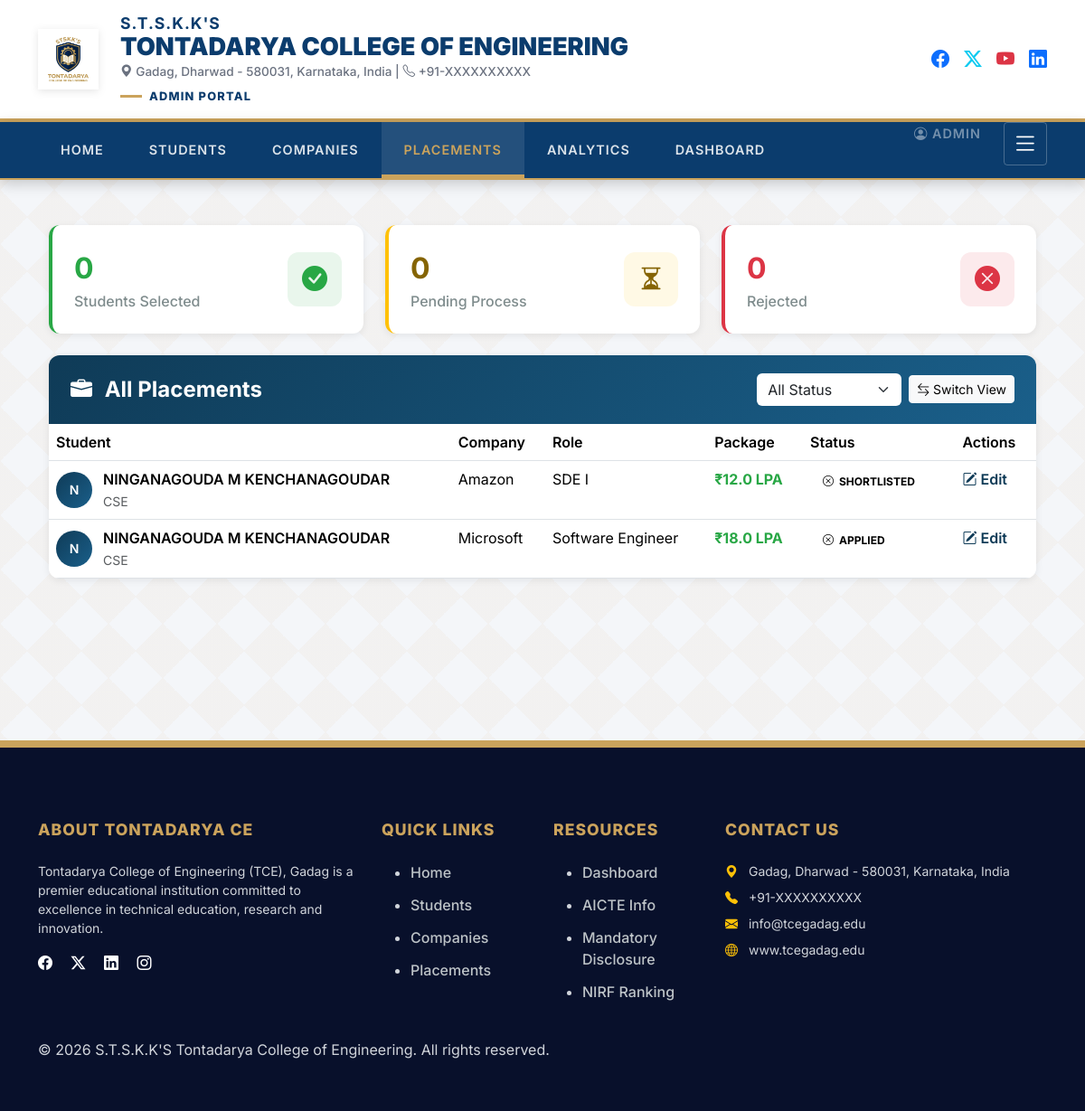
/placements/ (signed in), run on the app's committed database.
### core/models.py (models this page shows, shortened)
class Placement(models.Model):
    STATUS_CHOICES = [
        ('APPLIED', 'Applied'),
        ('SHORTLISTED', 'Shortlisted'),
        ('REJECTED', 'Rejected'),
        ('SELECTED', 'Selected'),
        ('PENDING', 'Pending'),
    ]
    student = models.ForeignKey(
        Student,
        on_delete=models.CASCADE,
        related_name='placements',
        db_index=True
    )
    company = models.ForeignKey(
        Company,
        on_delete=models.CASCADE,
        related_name='placements',
        db_index=True
    )
    status = models.CharField(
        max_length=20,
        choices=STATUS_CHOICES,
        default='PENDING',
        db_index=True
    )
    interview_round = models.CharField(
        max_length=100,
        blank=True,
        null=True,
        help_text='Interview round or stage name (e.g. Technical, HR, Final).'
    )
    feedback = models.TextField(
        blank=True,
        null=True,
        help_text='Interviewer feedback for this placement activity.'
    )
    hr_remarks = models.TextField(
        blank=True,
        null=True,
        help_text='HR remarks for the candidate after the interview.'
    )
    interview_date = models.DateField(null=True, blank=True)
    interview_time = models.TimeField(null=True, blank=True)
    offer_letter = models.FileField(
        upload_to='offer_letters/%Y/%m/',
        blank=True,
        null=True,
        validators=[FileExtensionValidator(allowed_extensions=['pdf', 'doc', 'docx'])]
    )
    created_at = models.DateTimeField(default=timezone.now)
    updated_at = models.DateTimeField(auto_now=True)
    notes = models.TextField(blank=True, null=True)
    class Meta:
        unique_together = ('student', 'company')
        ordering = ['-created_at']
        indexes = [
            models.Index(fields=['status', 'created_at']),
            models.Index(fields=['company', 'status']),
        ]

class Student(models.Model):
    name = models.CharField(max_length=100)
    email = models.EmailField(unique=True, db_index=True)
    branch = models.CharField(max_length=50, db_index=True)
    cgpa = models.FloatField(
        default=0,
        validators=[MinValueValidator(0.0), MaxValueValidator(10.0)],
        db_index=True
    )
    resume = models.FileField(
        upload_to='resumes/%Y/%m/',
        null=True,
        blank=True,
        validators=[FileExtensionValidator(allowed_extensions=['pdf', 'doc', 'docx'])]
    )
    phone = models.CharField(max_length=15, blank=True, null=True)
    usn = models.CharField(max_length=50, blank=True, null=True, unique=True, db_index=True)
    password = models.CharField(max_length=128, blank=True, help_text='Hashed student login password; initially set from the USN.')
    linkedin = models.URLField(blank=True, null=True, help_text="LinkedIn profile URL")
    github = models.URLField(blank=True, null=True, help_text="GitHub profile URL")
    leetcode = models.URLField(blank=True, null=True, help_text="LeetCode profile URL")
    hackerrank = models.URLField(blank=True, null=True, help_text="HackerRank profile URL")
    headline = models.CharField(max_length=255, blank=True, null=True, help_text="Professional headline (e.g. Aspiring Software Engineer)")
    profile_picture = models.ImageField(
        upload_to='profiles/%Y/%m/',
        null=True,
        blank=True,
        validators=[FileExtensionValidator(allowed_extensions=['jpg', 'jpeg', 'png'])]
    )
    skills = models.TextField(
        blank=True,
        help_text="Comma-separated skills (e.g. python, sql, dsa)"
    )
    aptitude_score = models.FloatField(
        default=0.0,
        validators=[MinValueValidator(0.0), MaxValueValidator(100.0)],
        help_text="Aptitude score as a percentage"
    )
    technical_score = models.FloatField(
        default=0.0,
        validators=[MinValueValidator(0.0), MaxValueValidator(100.0)],
        help_text="Technical score as a percentage"
    )
    communication_score = models.FloatField(
        default=0.0,
        validators=[MinValueValidator(0.0), MaxValueValidator(100.0)],
        help_text="Communication score as a percentage"
    )
    overall_readiness_score = models.FloatField(
        default=0.0,
        validators=[MinValueValidator(0.0), MaxValueValidator(100.0)],
        help_text="Overall readiness score (average of aptitude, technical and communication)"
    )
    bio = models.TextField(blank=True, null=True)
    created_at = models.DateTimeField(default=timezone.now)
    updated_at = models.DateTimeField(auto_now=True)
    class Meta:
        ordering = ['-cgpa', 'name']
        indexes = [
            models.Index(fields=['branch', 'cgpa']),
        ]

class Company(models.Model):
    name = models.CharField(max_length=100, db_index=True)
    location = models.CharField(max_length=100, default="Bangalore")
    package = models.FloatField(
        default=5.0,
        validators=[MinValueValidator(0.0)],
        db_index=True
    )
    role = models.CharField(max_length=100, default="Software Engineer")
    eligibility = models.TextField(
        blank=True,
        null=True,
        help_text="Text description of eligibility criteria for applicants."
    )
    required_skills = models.TextField(
        blank=True,
        help_text="Comma-separated required skills"
    )
    interview_process = models.TextField(
        blank=True,
        null=True,
        help_text="Description of the interview process"
    )
    hiring_year = models.PositiveIntegerField(
        blank=True,
        null=True,
        validators=[MinValueValidator(2000), MaxValueValidator(2100)],
        db_index=True
    )
    application_deadline = models.DateField(
        blank=True,
        null=True,
        help_text="Last date for students to apply"
    )
    min_cgpa = models.FloatField(
        validators=[MinValueValidator(0.0), MaxValueValidator(10.0)],
        db_index=True
    )
    branch = models.CharField(max_length=50, db_index=True)
    description = models.TextField(blank=True, null=True)
    hr_contact_name = models.CharField(max_length=100, blank=True, null=True, help_text='HR contact person name')
    hr_email = models.EmailField(blank=True, null=True, db_index=True, help_text='HR email used for company login')
    hr_password = models.CharField(max_length=128, blank=True, help_text='Hashed HR password for company login')
    is_featured = models.BooleanField(default=False)
    created_at = models.DateTimeField(default=timezone.now)
    class Meta:
        ordering = ['-package', 'name']
        indexes = [
            models.Index(fields=['min_cgpa', 'branch']),
        ]

### core/views.py (the view)
# urls.py: path('placements/', views.placement_dashboard, name='placements'),
@role_required(['admin', 'student'])
def placement_dashboard(request):
    status = request.GET.get('status')
    base_queryset = Placement.objects.select_related('student', 'company')
    if status:
        placements = base_queryset.filter(status=status)
    else:
        placements = base_queryset.all()
    stats = Placement.objects.aggregate(
        selected_count=Count(Case(When(status='SELECTED', then=1), output_field=IntegerField())),
        rejected_count=Count(Case(When(status='REJECTED', then=1), output_field=IntegerField())),
        pending_count=Count(Case(When(status='PENDING', then=1), output_field=IntegerField())),
    )
    paginator = Paginator(placements, 25)
    page_number = request.GET.get('page')
    page_obj = paginator.get_page(page_number)
    context = {
        'placements': page_obj,
        'page_obj': page_obj,
        **stats,
        'current_status': status,
    }
    return render(request, 'core/dashboard_placements.html', context)

### core/templates/core/dashboard_placements.html (shortened to what this page needs)
{% extends "core/base.html" %}
{% block content %}
<div class="container-fluid">
    <div class="row g-4 mb-4">
        <div class="col-md-4">
            <div class="status-card selected">
                <div class="d-flex justify-content-between align-items-center">
                    <div>
                        <div class="stat-value" style="color: #28a745; font-size: 32px; font-weight: 700;">
                            {{ selected_count }}
                        </div>
                        <div class="stat-label" style="color: #7f8c8d; font-weight: 500;">Students Selected</div>
                    </div>
                    <div class="status-icon selected">
                        <i class="bi bi-check-circle-fill"></i>
                    </div>
                </div>
            </div>
        </div>
        <div class="col-md-4">
            <div class="status-card pending">
                <div class="d-flex justify-content-between align-items-center">
                    <div>
                        <div class="stat-value" style="color: #856404; font-size: 32px; font-weight: 700;">
                            {{ pending_count }}
                        </div>
                        <div class="stat-label" style="color: #7f8c8d; font-weight: 500;">Pending Process</div>
                    </div>
                    <div class="status-icon pending">
                        <i class="bi bi-hourglass-split"></i>
                    </div>
                </div>
            </div>
        </div>
        <div class="col-md-4">
            <div class="status-card rejected">
                <div class="d-flex justify-content-between align-items-center">
                    <div>
                        <div class="stat-value" style="color: #dc3545; font-size: 32px; font-weight: 700;">
                            {{ rejected_count }}
                        </div>
                        <div class="stat-label" style="color: #7f8c8d; font-weight: 500;">Rejected</div>
                    </div>
                    <div class="status-icon rejected">
                        <i class="bi bi-x-circle-fill"></i>
                    </div>
                </div>
            </div>
        </div>
    </div>
    <div class="placement-table">
        <div class="table-header">
            <h4 class="mb-0 fw-bold">
                <i class="bi bi-briefcase-fill me-2"></i>
                All Placements
            </h4>
            <div class="d-flex gap-2 align-items-center">
                <select class="form-select" id="statusFilter" style="width: 160px; border: none;">
                    <option value="">All Status</option>
                </select>
                <a href="{% url 'placements' %}" class="btn btn-light btn-sm">
                    <i class="bi bi-arrow-left-right"></i> Switch View
                </a>
            </div>
        </div>
        <div class="table-responsive">
            <table class="table table-hover mb-0">
                <thead style="background: #f8f9fa;">
                    <tr>
                        <th class="fw-semibold">Student</th>
                        <th class="fw-semibold">Company</th>
                        <th class="fw-semibold">Role</th>
                        <th class="fw-semibold">Package</th>
                        <th class="fw-semibold">Status</th>
                        <th class="fw-semibold">Actions</th>
                    </tr>
                </thead>
                <tbody>
                    {% for placement in placements %}
                    <tr class="placement-row" data-status="{{ placement.status|lower }}">
                        <td>
                            <div class="student-cell">
                                <div class="student-avatar">
                                    {{ placement.student.name|slice:":1"|upper }}
                                </div>
                                <div>
                                    <div class="fw-semibold">{{ placement.student.name }}</div>
                                    <small class="text-muted">{{ placement.student.branch }}</small>
                                </div>
                            </div>
                        </td>
                        <td>{{ placement.company.name }}</td>
                        <td>{{ placement.company.role }}</td>
                        <td>
                            <span class="fw-bold" style="color: #28a745;">
                                ₹{{ placement.company.package }} LPA
                            </span>
                        </td>
                        <td>
                            <span class="status-badge {{ placement.status|lower }}">
                                {% if placement.status == 'SELECTED' %}
                                    <i class="bi bi-check-circle"></i>
                                {% elif placement.status == 'PENDING' %}
                                    <i class="bi bi-hourglass"></i>
                                {% else %}
                                    <i class="bi bi-x-circle"></i>
                                {% endif %}
                                {{ placement.status }}
                            </span>
                        </td>
                        <td class="action-links">
                            <a href="{% url 'update_placement' placement.id %}">
                                <i class="bi bi-pencil-square"></i> Edit
                            </a>
                        </td>
                    </tr>
                    {% endfor %}
                </tbody>
            </table>
        </div>
    </div>
</div>
{% endblock %}

### core/templates/core/base.html (style rules this page uses)
:root { --rv-navy: #0b3c6d; --rv-gold: #CBA35C; --rv-dark-navy: #08102B; --text-dark: #1f2937; --text-light: #6b7280; --bg-light: #f4f6f9; }
body { font-family: 'Inter', sans-serif; background-color: var(--bg-light); background-image: linear-gradient(45deg, rgba(203, 163, 92, 0.05) 25%, transparent 25%, transparent 75%, rgba(203, 163, 92, 0.05) 75%, rgba(203, 163, 92, 0.05)), linear-gradient(-45deg, rgba(203, 163, 92, 0.05) 25%, transparent 25%, transparent 75%, rgba(203, 163, 92, 0.05) 75%, rgba(203, 163, 92, 0.05)); background-size: 60px 60px; color: var(--text-dark); overflow-x: hidden; }

### core/templates/core/dashboard_placements.html (style rules this page uses)
.status-card { background: white; border-radius: 12px; padding: 24px; box-shadow: 0 2px 8px rgba(0,0,0,0.08); border-left: 4px solid; transition: all 0.3s ease; }
.status-card.selected { border-left-color: #28a745; }
.status-card.pending { border-left-color: #ffc107; }
.status-card.rejected { border-left-color: #dc3545; }
.status-icon { width: 60px; height: 60px; border-radius: 12px; display: flex; align-items: center; justify-content: center; font-size: 28px; }
.status-icon.selected { background: rgba(40,167,69,0.1); color: #28a745; }
.status-icon.pending { background: rgba(255,193,7,0.1); color: #856404; }
.status-icon.rejected { background: rgba(220,53,69,0.1); color: #dc3545; }
.placement-table { background: white; border-radius: 12px; box-shadow: 0 2px 8px rgba(0,0,0,0.08); overflow: hidden; }
.table-header { padding: 20px 24px; background: linear-gradient(135deg, #0f3b57 0%, #1a5f8a 100%); color: white; display: flex; justify-content: space-between; align-items: center; }
.status-badge { padding: 6px 14px; border-radius: 20px; font-size: 12px; font-weight: 700; text-transform: uppercase; display: inline-flex; align-items: center; gap: 6px; }
.student-cell { display: flex; align-items: center; gap: 12px; }
.student-avatar { width: 40px; height: 40px; border-radius: 50%; background: linear-gradient(135deg, #0f3b57 0%, #1a5f8a 100%); color: white; display: flex; align-items: center; justify-content: center; font-weight: 600; font-size: 14px; }
.action-links a { color: #0f3b57; text-decoration: none; font-weight: 600; margin-right: 12px; transition: all 0.2s; }

### data on the page
Placement: student.name "N", student.name "NINGANAGOUDA M KENCHANAGOUDAR", student.branch "CSE", company.name "Amazon", company.role "SDE I", company.package "12.0", status "SHORTLISTED"
Placement: student.name "N", student.name "NINGANAGOUDA M KENCHANAGOUDAR", student.branch "CSE", company.name "Microsoft", company.role "Software Engineer", company.package "18.0", status "APPLIED"

### other printed values
{{ request.session.role|capfirst }} "ADMIN"
{{ selected_count }} "0"
{{ pending_count }} "0"
{{ rejected_count }} "0"
